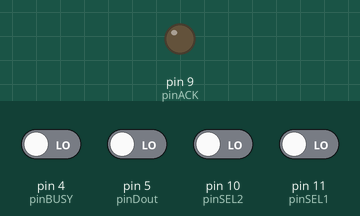
Simulated run of this sketch. Board: Arduino Mega 2560, built with avr-gcc and run on an emulated ATmega2560. Parts: output pins drawn as LEDs (lit = HIGH). The inputs (shaded band) are chosen by the test bench; at power-on: pin 4 (pinBUSY), pin 5 (pinDout), pin 10 (pinSEL2), pin 11 (pinSEL1) LOW. What the sketch prints to the serial monitor is not drawn.

Above: at 1.2 s.
1.3 s: pin 4 (pinBUSY) driven HIGH
At 2.3 s:
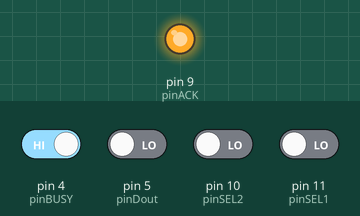
2.8 s: pin 4 (pinBUSY) driven LOW
At 3.4 s:
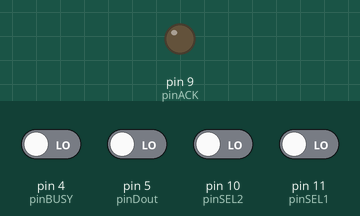
Timing chart, 0 to 5.8 s (numbered marks = the images above; inputs shaded):
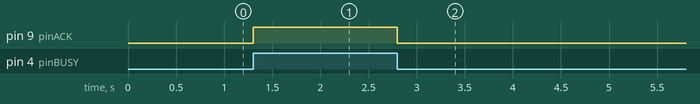

The sketch:

CE126_PC126x_Printer_Emulator_NANO.ino
```cpp
#include <SoftwareSerial.h>


// Program Name : PC120x_CE126_Emulator
/*
  Purpose   : Program to convert and load basic source programs into SHARP PC140x
              and print data from LLIST of LPRINT command
  Prereqs   : PC126x pocket computer, board with schematic implemented, Arduino Mega,
              serial to USB converter connected to board
  Comments  :
   	          Initial program and schematics by Cavefisher :
  	          http://www.cavefischer.at/spc/html/PC-1401Key_Arduino.html
  	          I isolated the load part of the original program as it didn't work for me.
  						Corrected the errors, improved it and added the whole source file processing
  						and encoding to tokens to it
  						See for a description of the tapeformat and header and data type
  						processing here :
  						https://edgar-pue.tripod.com/sharp/files/bigpc/sharplink.html
Limitations :
              Filename is not supported yet.
              Arduino memory size.Array size limtied to 1000.
  						Limited testing done.
Author      :	Levin de Nooij
Date        : October 26th 2023
*/


#define pinLed A15 // Led on the breadboard to signal in-operation
#define pinButton A13 // Button breadboard to start the load process

// breadboard : Pin A15 -> xOx pushbutton >- LED statuslight > 330 OHM resistor > PIN A13


const int pinBUSY = 4; // Pin D4 Busy Sharp PC-126x, pin 4 on 11 pin connector.
const int pinDout = 5; // Pin D5, Dout Sharp PC-126x, pin 5 on the 11 pin connector.
const int pinACK = 9; // Pin D9, ACK  Sharp PC-126x, pin 9 on the 11 pin connector.
const int pinSEL2 = 10; // Pin D10, ACK  Sharp PC-126x, pin 10 on the 11 pin connector.
const int pinSEL1 = 11; // Pin D11, ACK  Sharp PC-126x, pin 10 on the 11 pin connector.
const int InfoLED = 13;

// print setup
boolean Busy; // busy indicator
boolean SEL1;
boolean SEL2;
int dataBit; // bit received
int dataByte; // byte received
long timeOut;
int i; //index


void setup() {
  // setup pinmode
pinMode(pinBUSY,INPUT);
pinMode(pinDout, INPUT);
pinMode(pinACK, OUTPUT);
pinMode(pinSEL2,INPUT);
pinMode(pinSEL1,INPUT);

Serial.begin(9600);
Serial.println();
Serial.println("Ready for Print:");
Serial.println();

}


void loop() {

digitalWrite(InfoLED, LOW);

SEL1 = digitalRead(pinSEL1);
SEL2 = digitalRead(pinSEL2);

if (SEL2 && SEL1) {
// DeviceSelect:
delayMicroseconds(50);
i = 0;
do {
SEL1 = digitalRead(pinSEL1);
} while (SEL1);
timeOut = millis();
do {
Busy = digitalRead(pinBUSY);
if (millis() - timeOut > 50) break;
} while (!Busy);
delayMicroseconds(50);
digitalWrite(pinACK, HIGH);
timeOut = millis();
do {
SEL1 = digitalRead(pinSEL1);
if (millis() - timeOut > 50) break;
} while (!SEL1);
delayMicroseconds(150);
digitalWrite(pinACK, LOW);
do {
SEL1 = digitalRead(pinSEL1);
} while (SEL1);
delayMicroseconds(150);
}

Busy = digitalRead(pinBUSY);

if (Busy) {
// Daten:
digitalWrite(InfoLED, HIGH);
i = 0;
dataByte = 0;
do {
do {
Busy = digitalRead(pinBUSY);
} while (!Busy);
delayMicroseconds(500);
dataBit = digitalRead(pinDout);
digitalWrite(pinACK, HIGH);
do {
Busy = digitalRead(pinBUSY);
} while (Busy);
delayMicroseconds(480);
digitalWrite(pinACK, LOW);
dataByte = dataByte | (dataBit << i);
i++;
} while (i < 8);
// Ausgabe:
switch (dataByte) {
case 13:
Serial.println();
break;
default:
if (dataByte > 31 && dataByte < 127) Serial.print(char(dataByte));
}
}
} // End Loop
```

Measured:
- after the input at 1.3 s, pin 9 (pinACK): LOW → HIGH at once
- after the input at 2.8 s, pin 9 (pinACK): HIGH → LOW at once
